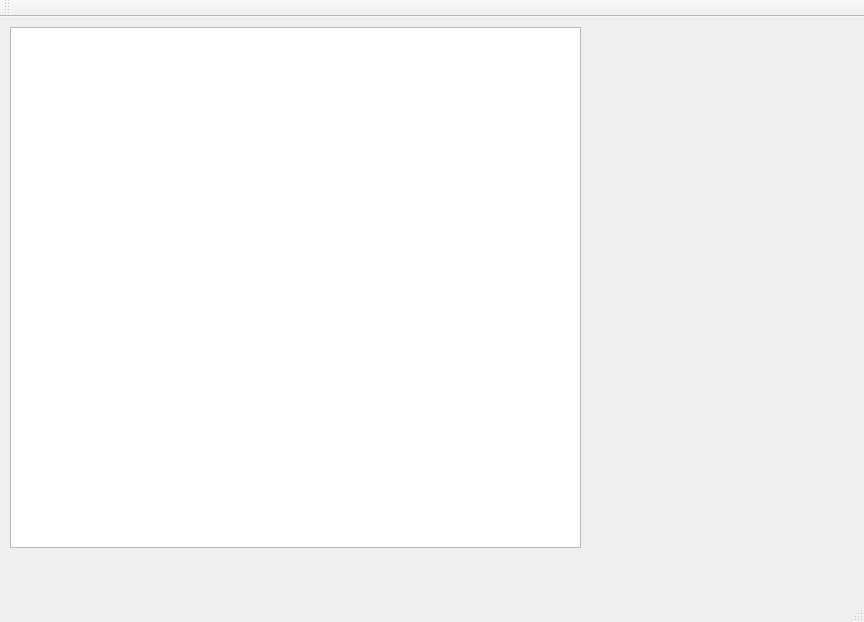
<?xml version="1.0" encoding="UTF-8"?>
<ui version="4.0">
 <class>MainWindow</class>
 <widget class="QMainWindow" name="MainWindow">
  <property name="geometry">
   <rect>
    <x>0</x>
    <y>0</y>
    <width>864</width>
    <height>622</height>
   </rect>
  </property>
  <property name="windowTitle">
   <string>MainWindow</string>
  </property>
  <widget class="QWidget" name="centralWidget">
   <widget class="QGraphicsView" name="graphicsView">
    <property name="geometry">
     <rect>
      <x>10</x>
      <y>10</y>
      <width>571</width>
      <height>521</height>
     </rect>
    </property>
   </widget>
  </widget>
  <widget class="QMenuBar" name="menuBar">
   <property name="geometry">
    <rect>
     <x>0</x>
     <y>0</y>
     <width>864</width>
     <height>26</height>
    </rect>
   </property>
  </widget>
  <widget class="QToolBar" name="mainToolBar">
   <attribute name="toolBarArea">
    <enum>TopToolBarArea</enum>
   </attribute>
   <attribute name="toolBarBreak">
    <bool>false</bool>
   </attribute>
  </widget>
  <widget class="QStatusBar" name="statusBar"/>
 </widget>
 <layoutdefault spacing="6" margin="11"/>
 <resources/>
 <connections/>
</ui>
